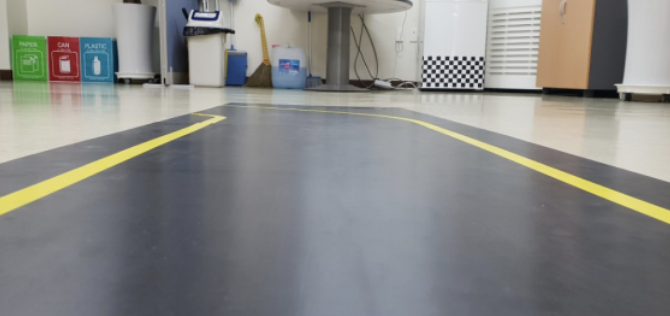
#> input picture img/line/line-1.png, 670 x 316 px
$ python 04-canny.py
#> lines starting #> are read from the running program, lines starting #| are printed output that depends on the picture; after the words box and inside, x2 and y2 are one past the last pixel; in counts of white or black regions, pixels touching at a corner belong together
import cv2

src = cv2.imread("../../img/line/line-1.png", cv2.IMREAD_COLOR)
#> src is the input picture: shape (316, 670, 3); mean B, G, R 134.8, 136.7, 136.3
dst = cv2.cvtColor(src, cv2.COLOR_BGR2GRAY)
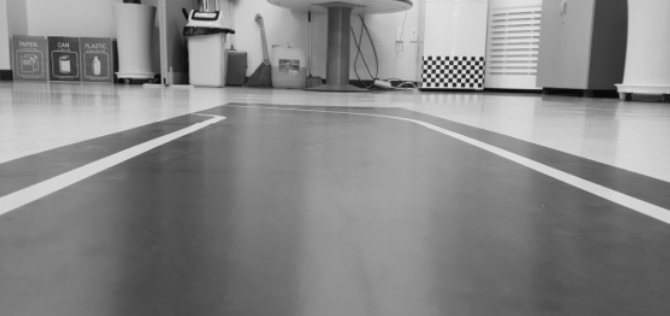
#> dst: shape (316, 670); min 7, max 231, mean 136.3
ret, thr = cv2.threshold(dst, 170, 255, cv2.THRESH_BINARY)
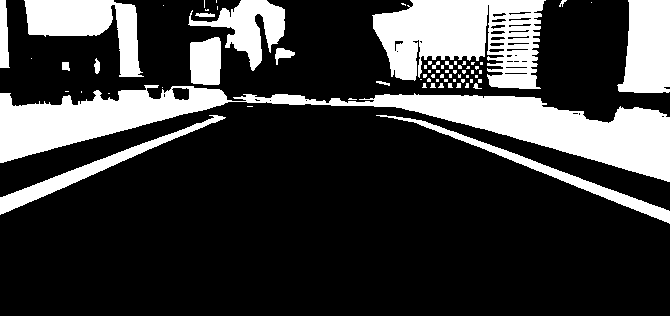
#> thr: shape (316, 670); 23.5% white; 70 white regions (48 under 20 px), largest, box (x1, y1, x2, y2) and area: (0, 85, 670, 182) 20605, (372, 0, 546, 89) 10093, (24, 0, 144, 77) 4410

edges = cv2.Canny(thr, 30, 70)  # 하단 임계값과 상단 임계값은 실험적으로 결정하기
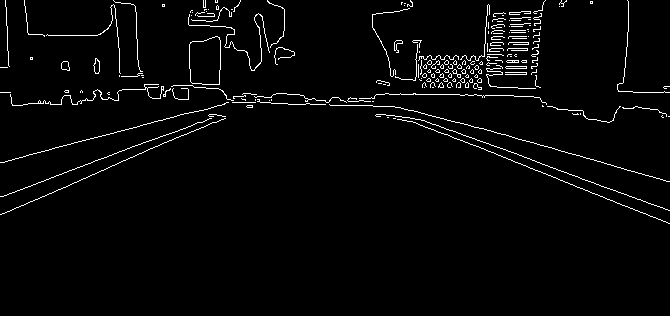
#> edges: shape (316, 670); 2.8% white in thin lines or dots, all inside (x1, y1, x2, y2) = (0, 0, 670, 224)
cv2.imshow("canny", edges)

cv2.waitKey()
cv2.destroyAllWindows()
